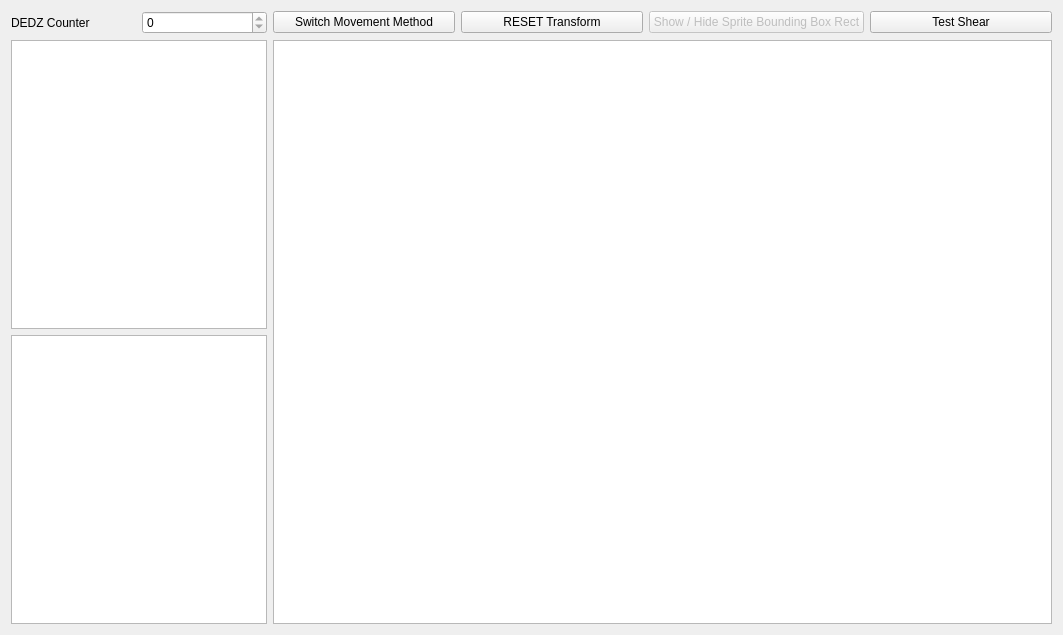
<?xml version="1.0" encoding="UTF-8"?>
<ui version="4.0">
 <class>Widget</class>
 <widget class="QWidget" name="Widget">
  <property name="geometry">
   <rect>
    <x>0</x>
    <y>0</y>
    <width>1063</width>
    <height>635</height>
   </rect>
  </property>
  <property name="windowTitle">
   <string>Widget</string>
  </property>
  <layout class="QGridLayout" name="gridLayout">
   <item row="2" column="0" colspan="2">
    <widget class="QTextBrowser" name="textBrowser"/>
   </item>
   <item row="1" column="0">
    <widget class="QLabel" name="label">
     <property name="text">
      <string>DEDZ Counter</string>
     </property>
    </widget>
   </item>
   <item row="1" column="1">
    <widget class="QSpinBox" name="sB_D3DZC0unter">
     <property name="readOnly">
      <bool>true</bool>
     </property>
     <property name="maximum">
      <number>999999999</number>
     </property>
    </widget>
   </item>
   <item row="1" column="2">
    <layout class="QHBoxLayout" name="horizontalLayout">
     <item>
      <widget class="QPushButton" name="pB_SwitchMovementMethod">
       <property name="text">
        <string>Switch Movement Method</string>
       </property>
      </widget>
     </item>
     <item>
      <widget class="QPushButton" name="pB_Reset">
       <property name="text">
        <string>RESET Transform</string>
       </property>
      </widget>
     </item>
     <item>
      <widget class="QPushButton" name="pB_BoundBoxRectToggle">
       <property name="enabled">
        <bool>false</bool>
       </property>
       <property name="text">
        <string>Show / Hide Sprite Bounding Box Rect</string>
       </property>
      </widget>
     </item>
     <item>
      <widget class="QPushButton" name="pB_Shear">
       <property name="toolTip">
        <string>To see what shear does</string>
       </property>
       <property name="text">
        <string>Test Shear</string>
       </property>
      </widget>
     </item>
    </layout>
   </item>
   <item row="2" column="2" rowspan="2">
    <widget class="QGraphicsView" name="graphicsView"/>
   </item>
   <item row="3" column="0" colspan="2">
    <widget class="QTextBrowser" name="textBrowser_2"/>
   </item>
  </layout>
 </widget>
 <resources/>
 <connections/>
</ui>
